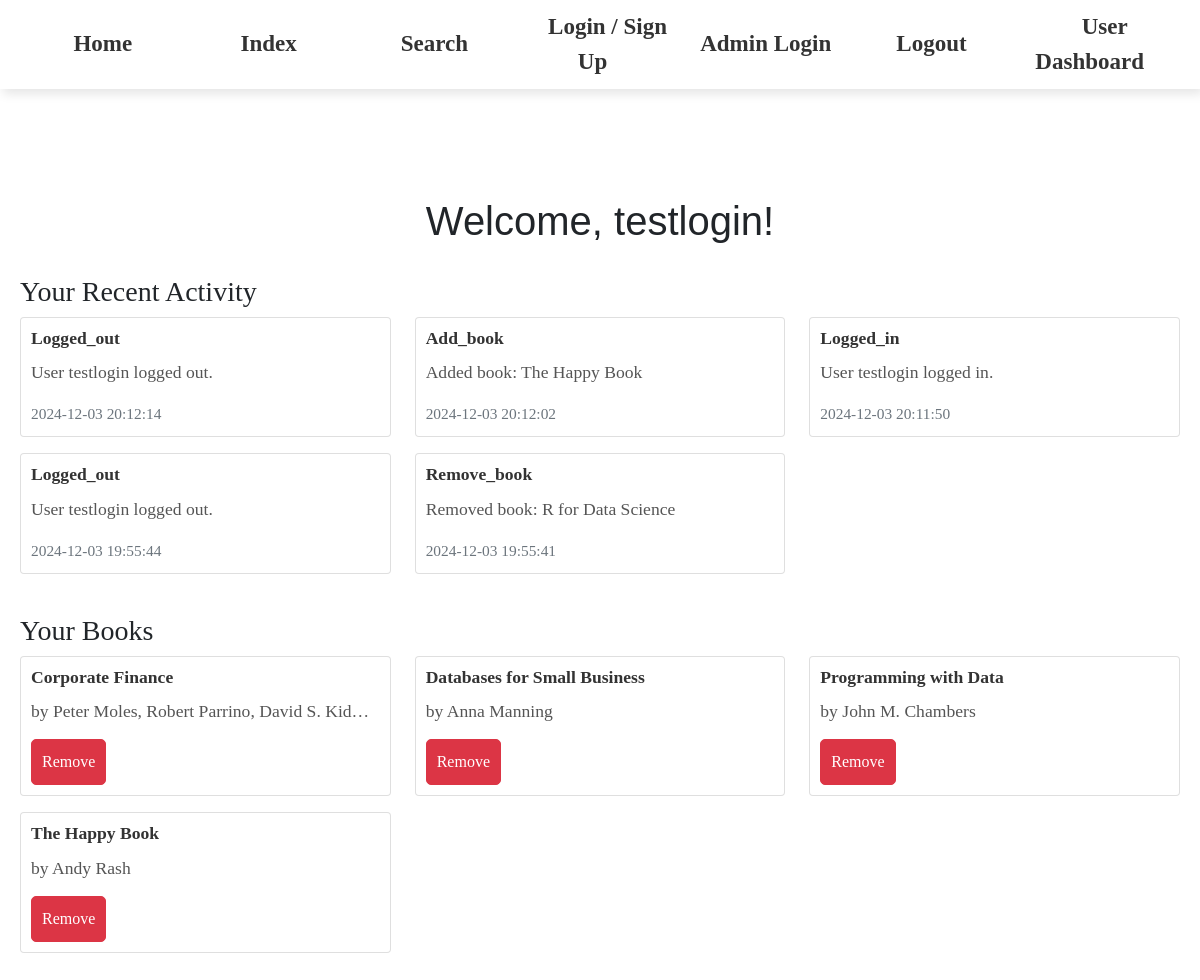
The app's page /dashboard (signed in) with its own data.
### models/models.py (models this page shows, shortened)
class User(UserMixin, db.Model):
    id = db.Column(db.Integer, primary_key=True)
    username = db.Column(db.String(80), unique=True, nullable=False)
    password = db.Column(db.String(200), nullable=False)
    is_admin = db.Column(db.Boolean, default=False)  # Admin flag
    books = db.relationship('Book', back_populates='user')

class RecentActivity(db.Model):
    __tablename__ = 'recent_activity'
    id = db.Column(db.Integer, primary_key=True)
    activity_type = db.Column(db.String(100), nullable=False)  # e.g., 'searched_book', 'added_book', 'removed_book'
    timestamp = db.Column(db.DateTime, default=datetime.utcnow)
    description = db.Column(db.String(255), nullable=True)  # Optional: additional description of activity
    user_id = db.Column(db.Integer, db.ForeignKey('user.id'), nullable=True)
    user = relationship('User', backref='recent_activities', lazy=True)

class Book(db.Model):
    id = db.Column(db.Integer, primary_key=True)
    title = db.Column(db.String(255))
    author = db.Column(db.String(255))
    description = db.Column(db.String(500))
    user_id = db.Column(db.Integer, db.ForeignKey('user.id'), nullable=False)
    thumbnail = db.Column(db.String(255), nullable=True)
    rating = db.Column(db.Float, nullable=True)
    order_index = db.Column(db.Integer)  # New column to store the order index
    user = db.relationship('User', back_populates='books')

### app.py (the view, shortened to what this page needs)
@app.route('/dashboard', methods=['GET', 'POST'])
@login_required
def dashboard():
    if current_user.is_admin:
        flash('Access denied. Admins cannot access user dashboards.', 'danger')
        return redirect(url_for('admin_dashboard'))  # Redirect admins to the admin dashboard
    books = Book.query.filter_by(user_id=current_user.id).all()
    activities = RecentActivity.query.filter_by(user_id=current_user.id).order_by(RecentActivity.timestamp.desc()).limit(5).all()
    return render_template('dashboard.html', user=current_user, books=books, activities=activities)

### app.py (called while the page is built)
@login_manager.user_loader
def load_user(user_id):
    return User.query.get(int(user_id))

### templates/dashboard.html (shortened to what this page needs)
<!DOCTYPE html>
<html lang="en">
<head>
    <link rel="stylesheet" href="https://cdn.jsdelivr.net/npm/bootstrap@5.1.0/dist/css/bootstrap.min.css">
</head>
<body>
    {% include 'template.html' %}
    {% block content %}
      <div class="container mt-5">
        <h1>Welcome, {{ user.username }}!</h1>
        <div class="recent-activity mt-4">
          <h3>Your Recent Activity</h3>
          <div class="row">
            {% for activity in activities %}
              <div class="col-md-4 mb-3">
                <div class="card">
                  <div class="card-body">
                    <h5 class="card-title">{{ activity.activity_type.capitalize() }}</h5>
                    <p class="card-text">{{ activity.description }}</p>
                    <p class="card-text"><small class="text-muted">{{ activity.timestamp.strftime('%Y-%m-%d %H:%M:%S') }}</small></p>
                  </div>
                </div>
              </div>
            {% endfor %}
          </div>
        </div>
        <div class="my-books mt-4">
          <h3>Your Books</h3>
          <div class="row">
            {% for book in books %}
              <div class="col-md-4 mb-3">
                <div class="card">
                  <div class="card-body">
                    <h5 class="card-title">{{ book.title }}</h5>
                    <p class="card-text">by {{ book.author }}</p>
                    <form method="POST" action="{{ url_for('remove_book_from_shelf', book_id=book.id) }}" style="display:inline;">
                      <button type="submit" class="btn btn-danger btn-sm">Remove</button>
                    </form>
                  </div>
                </div>
              </div>
            {% endfor %}
          </div>
        </div>
      </div>
    {% endblock %}
</body>
</html>

### static/css/styles.css (style rules this page uses)
body { font-family: Raleway, serif; margin: 0; padding: 0; background-image: url('/static/images/sample.jpg'); background-size: cover; background-position: center; background-repeat: no-repeat; backdrop-filter: blur(20px); }
.container { max-width: 1200px; margin: 0 auto; padding: 20px; }
h1 { text-align: center; margin-bottom: 30px; font-family: Arial, sans-serif; }
.card-body { flex-grow: 1; padding: 10px; display: flex; flex-direction: column; }
.card-title { font-size: 1.1rem; font-weight: bold; margin-bottom: 10px; color: #333; }
.card-text { font-size: 1.1rem; color: #555; margin-bottom: 15px; overflow: hidden; text-overflow: ellipsis; white-space: nowrap; }
.btn { flex: 1; padding: 10px; font-size: 1rem; border-radius: 5px; text-align: center; }

### records on screen
User: username "testlogin"
RecentActivity: activity_type "Logged_out", description "User testlogin logged out.", timestamp "2024-12-03 20:12:14"
RecentActivity: activity_type "Add_book", description "Added book: The Happy Book", timestamp "2024-12-03 20:12:02"
RecentActivity: activity_type "Logged_in", description "User testlogin logged in.", timestamp "2024-12-03 20:11:50"
RecentActivity: activity_type "Logged_out", description "User testlogin logged out.", timestamp "2024-12-03 19:55:44"
RecentActivity: activity_type "Remove_book", description "Removed book: R for Data Science", timestamp "2024-12-03 19:55:41"
Book: title "Corporate Finance", author "Peter Moles, Robert Parrino, David S. Kid…"
Book: title "Databases for Small Business", author "Anna Manning"
Book: title "Programming with Data", author "John M. Chambers"
Book: title "The Happy Book", author "Andy Rash"
